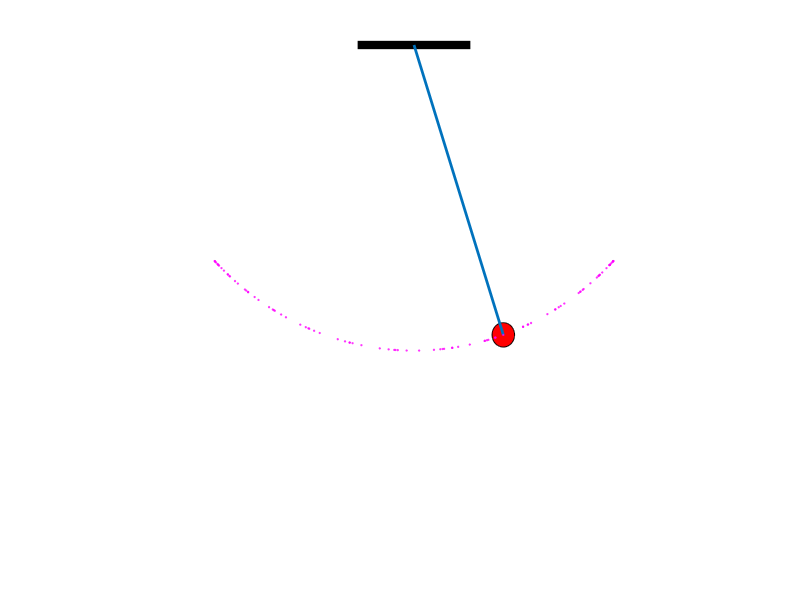

MATLAB code for this plot:
function anim_pendulo
% @Jorge De Los Santos
f=figure('NumberTitle','off','name','P?ndulo simple','MenuBar','none','color',[1 1 1]);
g=9.81; %Constante de aceleraci?n de la gravedad
L=2; % Longitud
%% Solver de la ED
[t,y]=ode45(@psimple,[0 4*pi*sqrt(L/g)],[0 pi/4]);
% Condici?n inicial -> theta=pi/4
x1=cos(y(:,2));
y1=sin(y(:,2));
t_anim=length(t);
vx=[0 0];
vy=[0 0];
mx=0.04*cos(0:0.1:2*pi);
my=0.04*sin(0:0.1:2*pi);
hold on
plot([-0.2 0.2],[0 0],'k','linewidth',6); %Dibuja el "soporte" del p?ndulo
m=fill(my,mx,[1 0 0]); % Dibuja c?rculo.
h=plot(vy,vx,'linewidth',2); % Dibuja la l?nea de longitud del p?ndulo.
%% Animaci?n
for i=1:t_anim
    axis([-1.1 1.1 -1.6 0]);
    set(h,'xdata',[0 y1(i)],'ydata',[0 -x1(i)]);
    set(m,'xdata',my+y1(i),'ydata',mx-x1(i));
    plot(y1(i),-x1(i),'-mo','Markersize',1);
    set(gca,'visible','off');
    drawnow;pause(0.1);
end

%% Sistema de Ecuaciones diferenciales del p?ndulo simple
    function dy=psimple(t,y)
        g=9.81;
        L=1;
        dy=zeros(2,1);
        dy(1)=y(2); % Sistema de Ecuaciones diferenciales
        dy(2)=-(g/L)*sin(y(1)); % de primer orden
    end

end